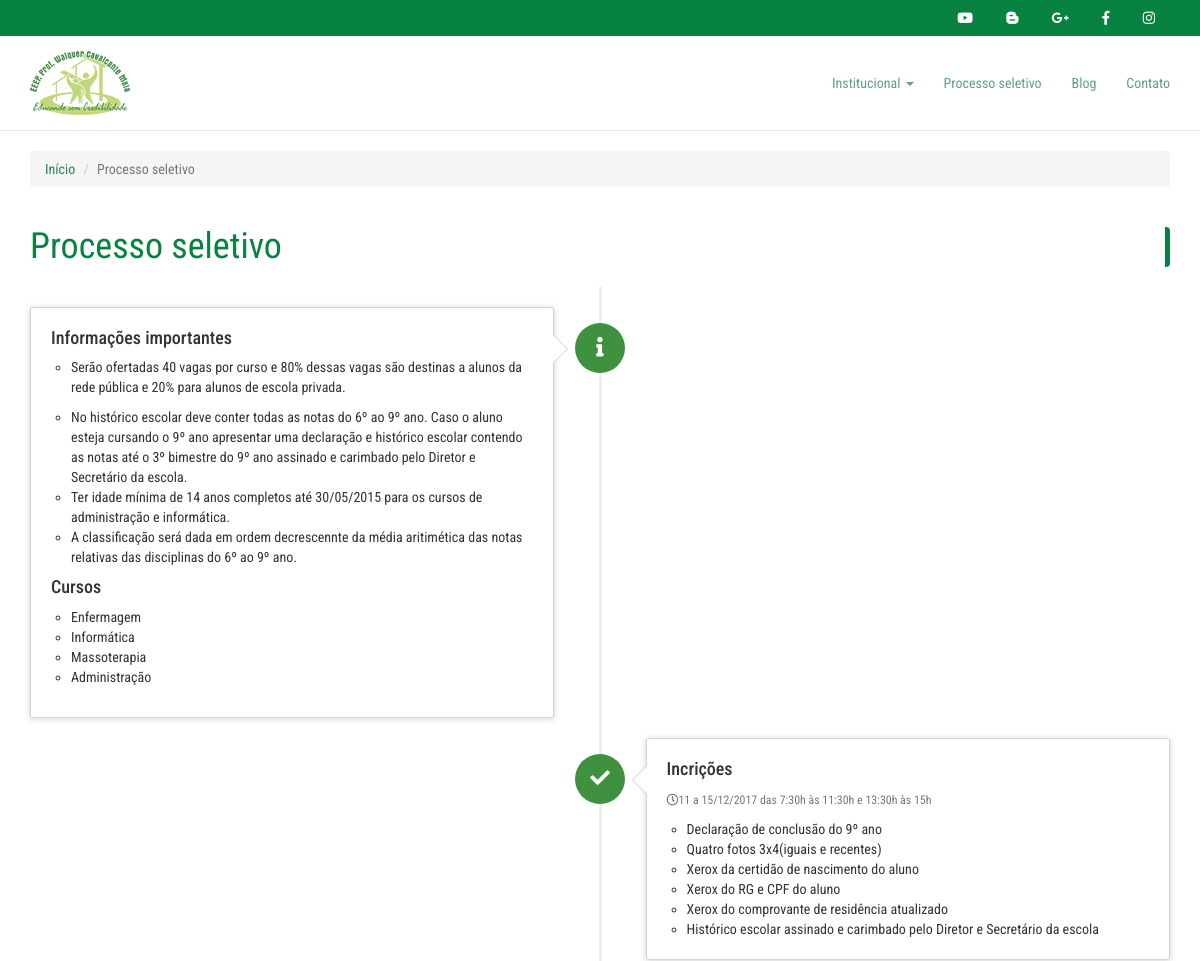
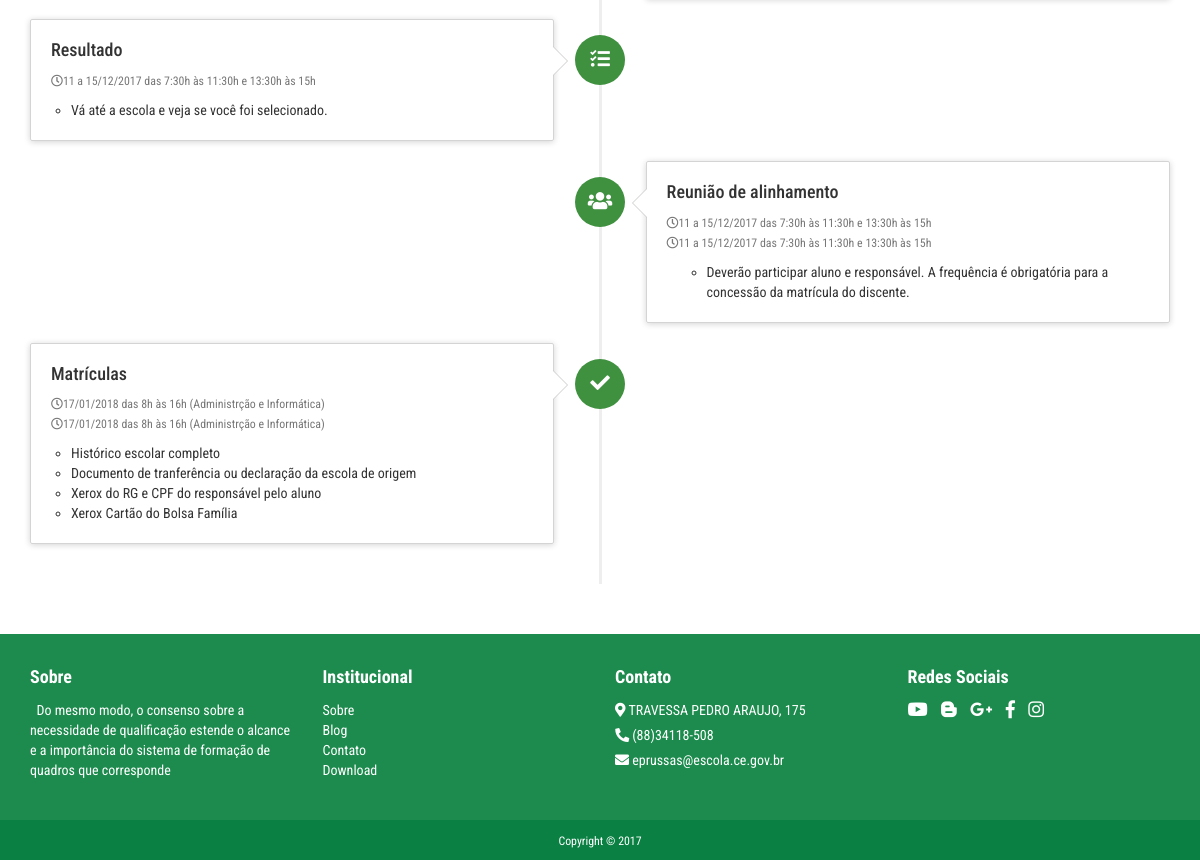
/processo-seletivo.php, run on the app's committed database (2 pictures, top to bottom).
### tables this page shows
CREATE TABLE `tb_redesociais` (
  `id` int(11) NOT NULL,
  `condicao` int(1) NOT NULL,
  `icone` varchar(100) NOT NULL,
  `link` varchar(200) NOT NULL,
  `nome` varchar(200) NOT NULL
);

CREATE TABLE `tb_logo` (
  `id` int(2) NOT NULL,
  `nome` varchar(100) NOT NULL
);

CREATE TABLE `tb_informacoes` (
  `id` int(11) NOT NULL,
  `informacoes` varchar(800) NOT NULL
);

CREATE TABLE `tb_inforcursos` (
  `id` int(11) NOT NULL,
  `cursos` varchar(60) NOT NULL
);

CREATE TABLE `tb_horario` (
  `id` int(11) NOT NULL,
  `horario` varchar(100) NOT NULL,
  `condicao` varchar(100) NOT NULL
);

CREATE TABLE `tb_incricoes` (
  `id` int(11) NOT NULL,
  `incricoes` varchar(200) NOT NULL
);

CREATE TABLE `tb_resultado` (
  `id` int(11) NOT NULL,
  `resultado` varchar(200) NOT NULL
);

CREATE TABLE `tb_reualinhamento` (
  `id` int(11) NOT NULL,
  `ReuAlinhamento` varchar(200) NOT NULL
);

CREATE TABLE `tb_matriculas` (
  `id` int(11) NOT NULL,
  `matriculas` varchar(200) NOT NULL
);

CREATE TABLE `tb_sobre` (
  `id` int(1) NOT NULL,
  `descricao` varchar(4000) NOT NULL
);

CREATE TABLE `tb_localizacao` (
  `id` int(11) NOT NULL,
  `localizacao` varchar(200) NOT NULL,
  `condicao` int(1) NOT NULL
);

CREATE TABLE `tb_telefone` (
  `id` int(11) NOT NULL,
  `telefone` varchar(15) NOT NULL,
  `condicao` int(1) NOT NULL
);

CREATE TABLE `tb_email` (
  `id` int(11) NOT NULL,
  `email` varchar(120) NOT NULL,
  `condicao` int(1) NOT NULL
);

### processo-seletivo.php (the view, shortened to what this page needs)
<?php
      include("templates/menu.php");
   ?>
<?php
   $consulta=$conexao -> query("SELECT * FROM tb_horario ORDER BY id ASC");
   $consulta->execute();
   $horario=$consulta->fetchAll();
   ?>
<section class="breadcrumb-main">
   <div class="container">
      <div class="row">
         <div class="col-md-12">
            <ol class="breadcrumb">
               <li><a href="<?= URL;?>">Início</a></li>
               <li class="active">Processo seletivo</li>
            </ol>
         </div>
      </div>
   </div>
</section>
<section class="proc-seletivo">
   <div class="container">
      <div class="row">
         <div class="col-md-12 title">
            <h1 class="text-left">Processo seletivo</h1>
         </div>
      </div>
      <div class="row">
         <div class="col-md-12">
            <ul class="timeline">
               <li>
                  <div class="timeline-badge success">
                     <i class="fas fa-info"></i>
                  </div>
                  <div class="timeline-panel">
                     <div class="timeline-heading">
                        <h4 class="timeline-title">Informações importantes</h4>
                     </div>
                     <div class="timeline-body">
                        <?php
                           $consulta=$conexao -> query("SELECT * FROM tb_informacoes ORDER BY id ASC");
                           $consulta->execute();
                           while ($dados=$consulta->fetch(PDO::FETCH_OBJ)) {
                           ?>
                        <ul class="list">
                           <li>
                              <?php echo $dados->informacoes;  ?>
                           </li>
                        </ul>
                        <?php
                           }
                                 	    ?>
                     </div>
                     <div class="timeline-heading">
                        <h4>Cursos</h4>
                     </div>
                     <div class="timeline-body">
                        <?php
                           $consulta=$conexao -> query("SELECT * FROM tb_inforcursos ORDER BY id ASC");
                           $consulta->execute();
                           while ($dados=$consulta->fetch(PDO::FETCH_OBJ)) {
                           ?>
                        <ul class="list">
                           <li>
                              <?php echo $dados->cursos;  ?>
                           </li>
                        </ul>
                        <?php
                           }
                                 	    ?>
                     </div>
                  </div>
               </li>
               <li class="timeline-inverted">
                  <div class="timeline-badge success">
                     <i class="fas fa-check"></i>
                  </div>
                  <div class="timeline-panel">
                     <div class="timeline-heading">
                        <h4 class="timeline-title">Incrições</h4>
                        <p><small class="text-muted"><?php if ($horario[0][2]==1){echo '<i class="far fa-clock"></i>'.$horario[0][1];}?></small></p>
                     </div>
                     <div class="timeline-body">
                        <?php
                           $consulta=$conexao -> query("SELECT * FROM tb_incricoes ORDER BY id ASC");
                           $consulta->execute();
                           while ($dados=$consulta->fetch(PDO::FETCH_OBJ)) {
                           ?>
                        <ul class="list">
                           <li>
                              <?php echo $dados->incricoes;  ?>
                           </li>
                        </ul>
                        <?php
                           }
                                 	    ?>
                     </div>
                  </div>
               </li>
               <li>
                  <div class="timeline-badge success">
                     <i class="fas fa-tasks"></i>
                  </div>
                  <div class="timeline-panel">
                     <div class="timeline-heading">
                        <h4 class="timeline-title">Resultado</h4>
                        <p><small class="text-muted"><?php if ($horario[1][2]==1){echo '<i class="far fa-clock"></i>'.$horario[1][1];}?></small></p>
                     </div>
                     <div class="timeline-body">
                        <?php
                           $consulta=$conexao -> query("SELECT * FROM tb_resultado ORDER BY id ASC");
                           $consulta->execute();
                           while ($dados=$consulta->fetch(PDO::FETCH_OBJ)) {
                           ?>
                        <ul class="list">
                           <li>
                              <?php echo $dados->resultado;  ?>
                           </li>
                        </ul>
                        <?php
                           }
                                 	    ?>
                     </div>
                  </div>
               </li>
               <li class="timeline-inverted">
                  <div class="timeline-badge success">
                     <i class="fas fa-users"></i>
                  </div>
                  <div class="timeline-panel">
                     <div class="timeline-heading">
                        <h4 class="timeline-title">Reunião de alinhamento</h4>
                        <p class="time-2"><small class="text-muted"><?php if ($horario[2][2]==1){echo '<i class="far fa-clock"></i>'.$horario[2][1];}?></small></p>
                        <p><small class="text-muted"><?php if ($horario[3][2]==1){echo '<i class="far fa-clock"></i>'.$horario[3][1];}?></small></p>
                     </div>
                     <?php
                        $consulta=$conexao -> query("SELECT * FROM tb_reualinhamento ORDER BY id ASC");
                        $consulta->execute();
                        while ($dados=$consulta->fetch(PDO::FETCH_OBJ)) {
                        ?>
                     <ul class="list">
                        <li>
                           <?php echo $dados->ReuAlinhamento;  ?>
                        </li>
                     </ul>
                     <?php
                        }
                              	    ?>
                  </div>
               </li>
               <li>
                  <div class="timeline-badge success">
                     <i class="fas fa-check"></i>
                  </div>
                  <div class="timeline-panel">
                     <div class="timeline-heading">
                        <h4 class="timeline-title">Matrículas</h4>
                        <p class="time-2"><small class="text-muted"><?php if ($horario[4][2]==1){echo '<i class="far fa-clock"></i>'.$horario[4][1];}?></small></p>
                        <p><small class="text-muted"><?php if ($horario[5][2]==1){echo '<i class="far fa-clock"></i>'.$horario[5][1];}?></small></p>
                     </div>
                     <div class="timeline-body">
                        <?php
                           $consulta=$conexao -> query("SELECT * FROM tb_matriculas ORDER BY id ASC");
                           $consulta->execute();
                           while ($dados=$consulta->fetch(PDO::FETCH_OBJ)) {
                           ?>
                        <ul class="list">
                           <li>
                              <?php echo $dados->matriculas;  ?>
                           </li>
                        </ul>
                        <?php
                           }
                          ?>
                     </div>
                  </div>
               </li>
            </ul>
         </div>
      </div>
   </div>
</section>
<?php
   include("templates/footer.php");
   ?>

### templates/menu.php (shortened to what this page needs)
<?php
    include("header.php");
    include("conexao.php");
?>
<body>
	<header class="header">
		<section class="menu-container">
			<div class="midias">
				<div class="container">
					<div class="text-right social">
						<ul>
						<?php
	            		$consulta=$conexao -> query("SELECT * FROM tb_redesociais ORDER BY id ASC");
						$consulta->execute();
						while ($dados=$consulta->fetch(PDO::FETCH_OBJ)) {
								if($dados->condicao==1) {
								 $teste = substr($dados->link, 0,8);
									if ($teste != 'https://') {
									$dados->link = 'https://'.$dados->link;
									}
	            		?>
							<a href="<?php echo $dados->link?>" target="_blank">
								<i class="<?php echo $dados->icone?>"></i>
							</a>
					<?php
							}
	            		}
	            	?>
	            		</ul>
					</div>
				</div>
			</div>
			<div class="navbar yamm navbar-default navbar-fixed-top menu">
				<div class="container">
					<div class="navbar-header">
						<?php
							$select = $conexao->prepare("SELECT * FROM tb_logo");
							$select->execute();
							$dados = $select->fetch(PDO::FETCH_ASSOC);
						 ?>
						<a class="navbar-brand" href="<?= URL;?>">
                        	<img alt="EEEP" src="<?php echo $dados['nome']?>">
                     	</a>
					</div>
					<div id="navbar-collapse-1" class="navbar-collapse collapse">
						<ul class="nav navbar-nav navbar-right">
							<li class="dropdown link-menu">
								<a href="#" data-toggle="dropdown" class="dropdown-toggle">Institucional
									<b class="caret"></b>
								</a>
							</li>
	                        <li class="link-menu"><a href="<?= URL.'processo-seletivo.php';?>">Processo seletivo</a></li>
	                        <li class="link-menu"><a href="<?= URL.'blog.php';?>">Blog</a></li>
	                        <li class="link-menu"><a href="<?= URL.'contato.php';?>">Contato</a></li>
						</ul>
					</div>
				</div>
			</div>
		</section>
	</header>

### templates/footer.php (shortened to what this page needs)
<footer>
   <div class="col-md-12 infor">
      <div class="container">
         <div class="row">
            <div class="col-xs-7 col-sm-3 col-md-3">
               <p class="font-weight-bold title-footer">Sobre</p>
                <div class="text-footer ">
               <?php
                    $consulta=$conexao -> query("SELECT * FROM tb_sobre WHERE id ");
                    $consulta->execute();
                    $dados=$consulta->fetch(PDO::FETCH_ASSOC);
                  ?>
                    <p class="text-footer text-justify">
                      <?php echo substr($dados['descricao'], 0, 195);?></p>
                  </div>
            </div>
            <div class="col-xs-5 col-sm-3 col-md-3">
               <p class="font-weight-bold title-footer">Institucional</p>
               <ul class="text-footer menu-footer">
                  <li><a href="<?= URL.'sobre.php';?>">Sobre</a></li>
                  <li><a href="<?= URL.'blog.php';?>">Blog</a></li>
                  <li><a href="<?= URL.'contato.php';?>">Contato</a></li>
                  <li><a href="<?= URL.'downloads.php';?>">Download</a></li>
               </ul>
            </div>
            <div class="col-xs-7 col-sm-3 col-md-3">
               <p class="font-weight-bold title-footer">Contato</p>
               <div class="text-footer">
                  <p><i class="fas fa-map-marker-alt"></i> <?php
                    $consulta=$conexao -> query("SELECT * FROM tb_localizacao WHERE id ");
                    $consulta->execute();
                     $dados=$consulta->fetchAll();
                     echo $dados[0][1];
                  ?>
                  </p>
                  <p><i class="fas fa-phone fa-rotate-90"></i>
                  <?php
                    $consulta=$conexao -> query("SELECT * FROM tb_telefone WHERE id ");
                    $consulta->execute();
                     $dados=$consulta->fetchAll();
                     echo $dados[0][1];
                  ?>
                  </p>
                  <p><i class="fas fa-envelope"></i>
                  <?php
                    $consulta=$conexao -> query("SELECT * FROM tb_email WHERE id ");
                    $consulta->execute();
                     $dados=$consulta->fetchAll();
                     echo $dados[0][1];
                  ?>
               </p>
               </div>
            </div>
            <div class="col-xs-5 col-sm-3 col-md-3">
               <p class="font-weight-bold title-footer">Redes Sociais</p>
               <div class="redes text-footer">
                  <?php
                     $consulta=$conexao -> query("SELECT * FROM tb_redesociais ORDER BY id ASC");
                     $consulta->execute();
                     while ($dados=$consulta->fetch(PDO::FETCH_OBJ)) {
                             if($dados->condicao==1) {
                                $teste = substr($dados->link, 0,8);
                              if ($teste != 'https://') {
                              $dados->link = 'https://'.$dados->link;
                              }
                     ?>
                  <a href="<?php echo $dados->link?>" target="_blank">
                  <i class="<?php echo $dados->icone?>"></i>
                  </a>
                  <?php
                     }
                     }
                     ?>
               </div>
            </div>
         </div>
      </div>
   </div>
   <div class="rodape text-center col-md-12">
      <small class="offset-md-2">Copyright &copy; 2017</small>
   </div>
</footer>
</body>
</html>

### data on the page
tb_logo: nome (picture)
tb_informacoes: informacoes "Serão ofertadas 40 vagas por curso e 80% dessas vagas são destinas a alunos da rede pública e 20% para alunos de escola privada."
tb_informacoes: informacoes "No histórico escolar deve conter todas as notas do 6º ao 9º ano. Caso o aluno esteja cursando o 9º ano apresentar uma declaração e histórico escolar contendo as notas até o 3º bimestre do 9º ano assinado e carimbado pelo Diretor e Secretário da escola."
tb_informacoes: informacoes "Ter idade mínima de 14 anos completos até 30/05/2015 para os cursos de administração e informática."
tb_informacoes: informacoes "A classificação será dada em ordem decrescennte da média aritimética das notas relativas das disciplinas do 6º ao 9º ano."
tb_inforcursos: cursos "Enfermagem"
tb_inforcursos: cursos "Informática"
tb_inforcursos: cursos "Massoterapia"
tb_inforcursos: cursos "Administração"
tb_horario: horario "11 a 15/12/2017 das 7:30h às 11:30h e 13:30h às 15h"
tb_incricoes: incricoes "Declaração de conclusão do 9º ano"
tb_incricoes: incricoes "Quatro fotos 3x4(iguais e recentes)"
tb_incricoes: incricoes "Xerox da certidão de nascimento do aluno"
tb_incricoes: incricoes "Xerox do RG e CPF do aluno"
tb_incricoes: incricoes "Xerox do comprovante de residência atualizado"
tb_incricoes: incricoes "Histórico escolar assinado e carimbado pelo Diretor e Secretário da escola"
tb_horario: horario "11 a 15/12/2017 das 7:30h às 11:30h e 13:30h às 15h"
tb_resultado: resultado "Vá até a escola e veja se você foi selecionado."
tb_horario: horario "11 a 15/12/2017 das 7:30h às 11:30h e 13:30h às 15h"
tb_horario: horario "11 a 15/12/2017 das 7:30h às 11:30h e 13:30h às 15h"
tb_reualinhamento: ReuAlinhamento "Deverão participar aluno e responsável. A frequência é obrigatória para a concessão da matrícula do discente."
tb_horario: horario "17/01/2018 das 8h às 16h (Administrção e Informática)"
tb_horario: horario "17/01/2018 das 8h às 16h (Administrção e Informática)"
tb_matriculas: matriculas "Histórico escolar completo"
tb_matriculas: matriculas "Documento de tranferência ou declaração da escola de origem"
tb_matriculas: matriculas "Xerox do RG e CPF do responsável pelo aluno"
tb_matriculas: matriculas "Xerox Cartão do Bolsa Família"
tb_sobre: descricao "Do mesmo modo, o consenso sobre a necessidade de qualificação estende o alcance e a importância do sistema de formação de quadros que corresponde"
tb_localizacao: localizacao "TRAVESSA PEDRO ARAUJO, 175"
tb_telefone: telefone "(88)34118-508"
tb_email: email "eprussas@escola.ce.gov.br"
